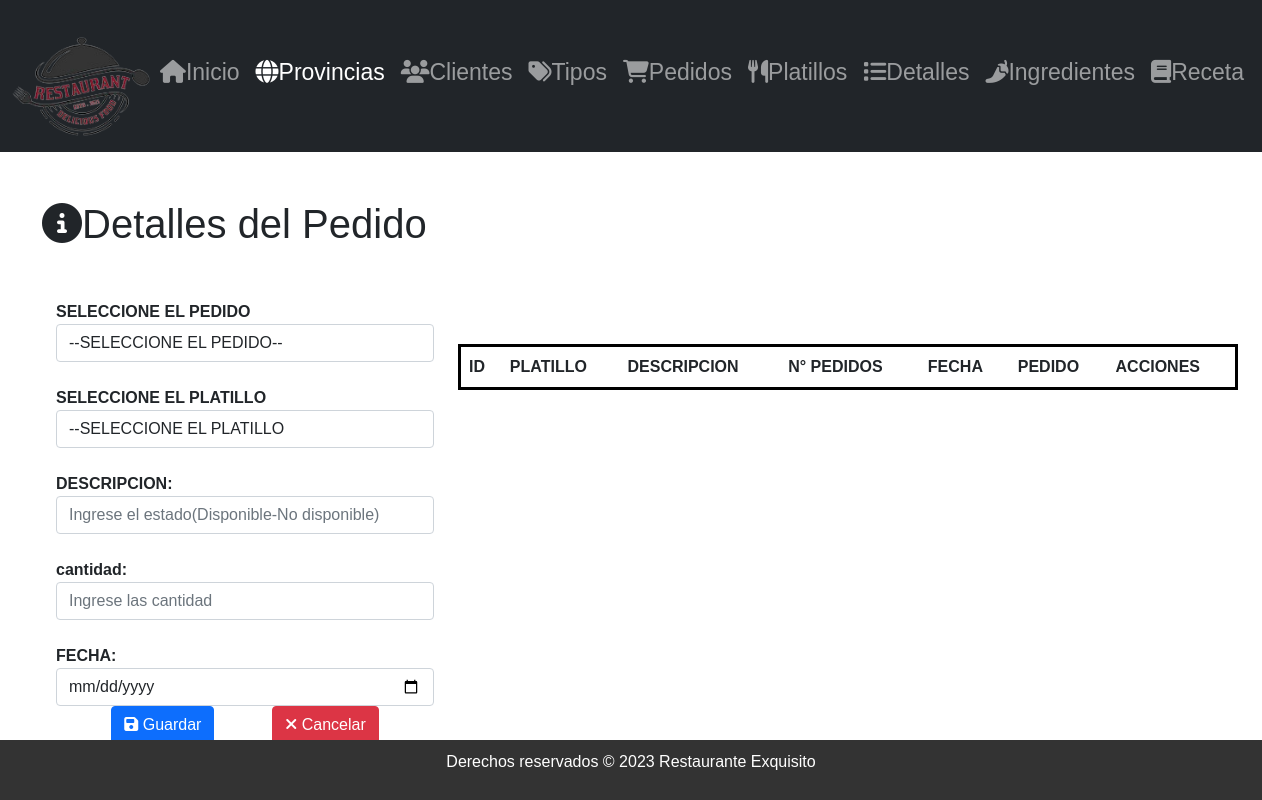
Page /listadoDetalles/ on the earlier database version.
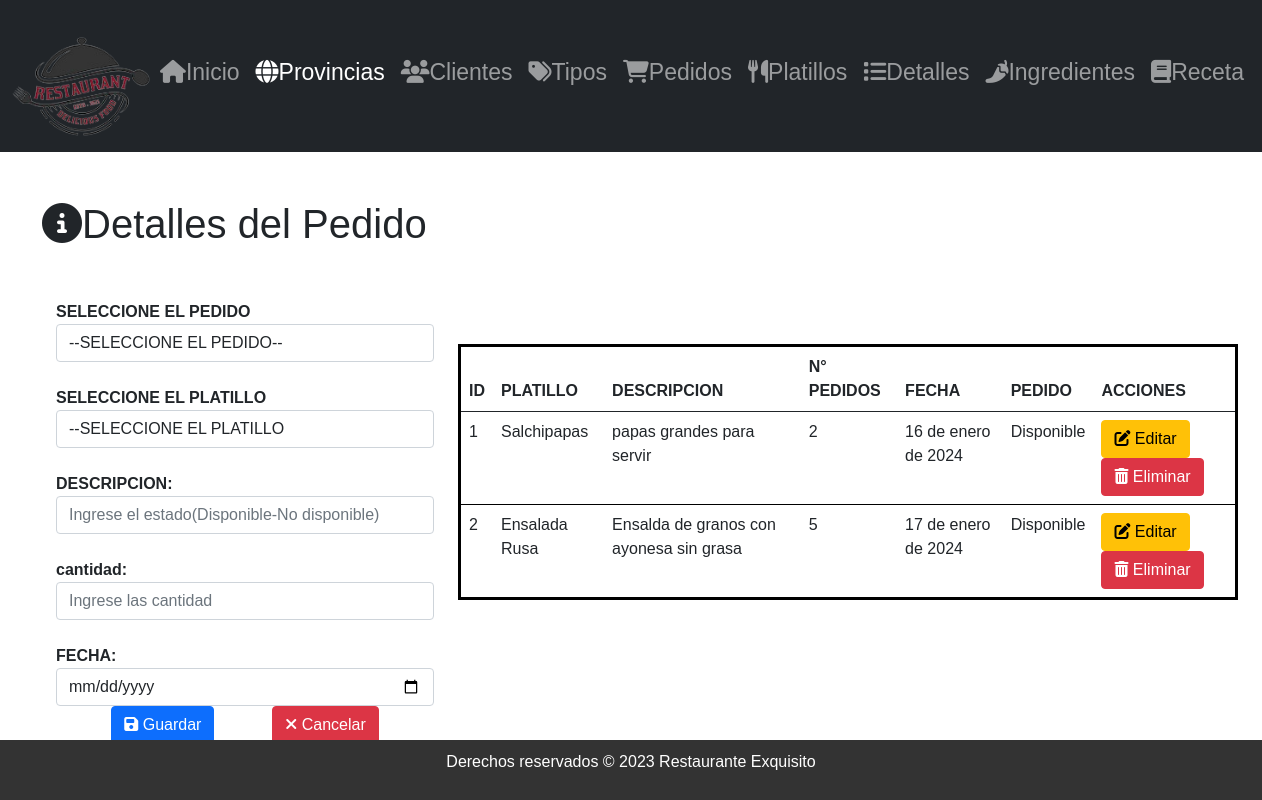
Same page on the later database version.
### Aplicaciones/Facturacion/models.py (models this page shows, shortened)
class Detalle(models.Model):
    id_ed = models.AutoField(primary_key=True)
    descripcion_ed = models.TextField()
    cantidad_ed = models.IntegerField()
    fecha_ed = models.DateField()
    pedido_ed = models.ForeignKey(Pedido, null=True, blank=True, on_delete=models.PROTECT)
    platillo_ed = models.ForeignKey(Platillo, null=True, blank=True, on_delete=models.PROTECT)

class Platillo(models.Model):
    id_ed = models.AutoField(primary_key=True)
    nombre_ed = models.CharField(max_length=100)
    precio_ed = models.DecimalField(max_digits=10, decimal_places=2)
    disponibilidad_ed = models.CharField(max_length=50)
    fotografia=models.FileField(upload_to='platillo', null=True,blank=True)
    tipo_ed = models.ForeignKey(Tipo, null=True, blank=True, on_delete=models.PROTECT)

class Pedido(models.Model):
    id_ed = models.AutoField(primary_key=True)
    fecha_ed = models.DateField()
    estado_ed = models.CharField(max_length=50)
    observaciones_ed = models.TextField()
    cliente_ed = models.ForeignKey(Cliente, null=True, blank=True, on_delete=models.PROTECT)

### Aplicaciones/Facturacion/views.py (the view)
# urls.py: path('listadoDetalles/',views.listadoDetalles),
def listadoDetalles(request):
    detalleplatillosBdd = Detalle.objects.all()
    pedidoBdd = Pedido.objects.all()
    platilloBdd = Platillo.objects.all()
    return render(request, 'listadoDetalles.html', {'detalles': detalleplatillosBdd, 'platillos': platilloBdd,'pedidos': pedidoBdd})

### Aplicaciones/Facturacion/templates/listadoDetalles.html (shortened to what this page needs)
{% extends "./plantilla.html"%}
  {% load static %}
  {%block contenido%}
    <h1> <i class="fas fa-info-circle""></i>Detalles del Pedido</h1>
    <br>
    <ul>
        <div class="row">
              <div class="col-md-4" style="overflow-y: auto; ">
                <form action="/guardarDetalle/" method="post" enctype="multipart/form-data" id="frm_nuevo_detalle">
                    <b>SELECCIONE EL PEDIDO</b>
                    <select class="form-control" name="id_pedido" required>
                      <option value="">--SELECCIONE EL PEDIDO--  </option>
                    </select>
                    <br>
                    <b>SELECCIONE EL PLATILLO</b>
                    <select class="form-control" name="id_platillo" required>
                      <option value="">--SELECCIONE EL PLATILLO  </option>
                    </select>
                    <br>
                      <b>DESCRIPCION: </b>
                      <input type="text" name="descripcion_ed" id="descripcion_ed" class="form-control" placeholder="Ingrese el estado(Disponible-No disponible)" required>
                      <br>
                      <b>cantidad:</b>
                      <input type="text" name="cantidad_ed" value="" id="colorias_ed " placeholder="Ingrese las cantidad" class="form-control" required>
                        <br>
                        <b>FECHA:</b>
                        <input type="date" name="fecha_ed" value="" class="form-control" placeholder="Ingrese la fecha " required>
                    <center>
                        <button type="submit" name="button" class="btn btn-primary"><i class="fas fa-save"></i> Guardar</button>
                        <button type="submit" name="button" class="btn btn-danger"><i class="fas fa-times"></i> Cancelar</button>
                    </center>
                </form>
            </div>
            <div class="col-md-8">
        <div class="d-flex justify-content-center align-items-center">
        </div>
        <br>
                <table class="table" id="tbl_detalle">
                    <thead>
                        <tr>
                            <th>ID</th>
                            <th>PLATILLO</th>
                            <th>DESCRIPCION</th>
                            <th>N° PEDIDOS</th>
                            <th>FECHA</th>
                            <th>PEDIDO</th>
                            <th>ACCIONES</th>
                        </tr>
                    </thead>
                    <tbody>
                        {% for detalle in detalles %}
                            <tr>
                                <td>{{ detalle.id_ed }}</td>
                                <td>{{detalle.platillo_ed.nombre_ed}}</td>
                                <td>{{ detalle.descripcion_ed }}</td>
                                <td>{{ detalle.cantidad_ed }}</td>
                                <td>{{ detalle.fecha_ed }}</td>
                                <td>{{detalle.pedido_ed.estado_ed}}</td>
                                <td>
                                    <a href="/editarDetalle/{{detalle.id_ed}}" class="btn btn-warning"> <i class="fas fa-edit"></i> Editar</a>
                                    <a href="javascript:void(0)"
                                    onclick="eliminarDetalle('/eliminarDetalle/{{de.id_ed}}');"class="btn btn-danger"><i class="fas fa-trash-alt"></i> Eliminar</a>
                                </td>
                            </tr>
                        {% endfor %}
                    </tbody>
                </table>
            <br>
    </ul>
  {%endblock%}

Differences in the rows shown:
added Detalle: id_ed "1", platillo_ed.nombre_ed "Salchipapas", descripcion_ed "papas grandes para servir", cantidad_ed "2", fecha_ed "16 de enero de 2024", pedido_ed.estado_ed "Disponible"
added Detalle: id_ed "2", platillo_ed.nombre_ed "Ensalada Rusa", descripcion_ed "Ensalda de granos con ayonesa sin grasa", cantidad_ed "5", fecha_ed "17 de enero de 2024", pedido_ed.estado_ed "Disponible"
